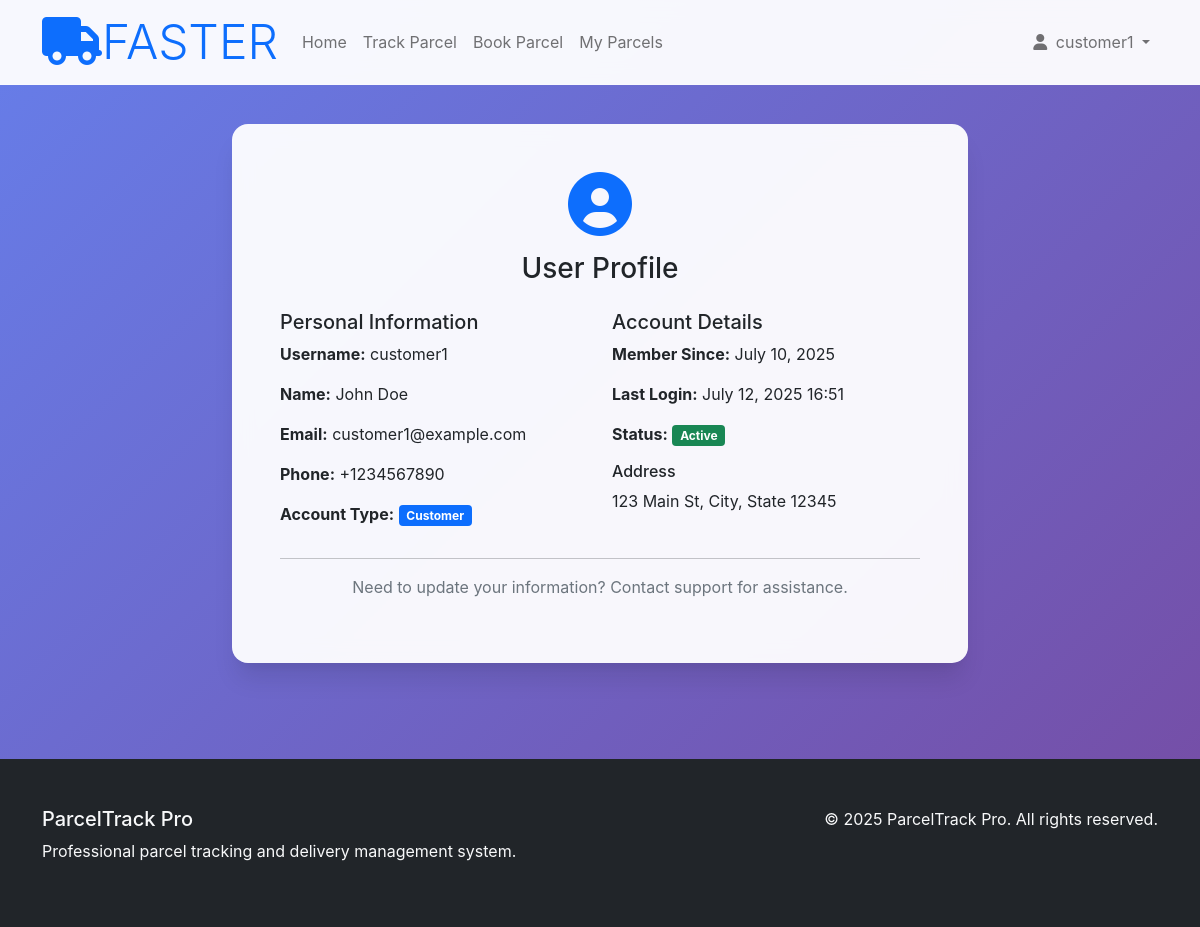
/api/profile/ (signed in), run on the app's committed database.
### tracking/models.py (models this page shows, shortened)
class User(AbstractUser):
    USER_TYPES = (
        ('customer', 'Customer'),
        ('controller', 'Controller'),
        ('driver', 'Driver'),
    )
    user_type = models.CharField(max_length=20, choices=USER_TYPES)
    phone_number = models.CharField(max_length=20, blank=True)
    address = models.TextField(blank=True)

### tracking/views.py (the view)
# urls.py: path('profile/', views.profile_page, name='profile'),
@login_required
def profile_page(request):
    return render(request, 'tracking/profile.html')

### tracking/templates/tracking/profile.html (shortened to what this page needs)
{% extends 'tracking/base.html' %}
{% block content %}
<section class="py-5">
    <div class="container">
        <div class="row justify-content-center">
            <div class="col-md-8">
                <div class="card">
                    <div class="card-body p-5">
                        <div class="text-center mb-4">
                            <i class="fas fa-user-circle fa-4x text-primary mb-3"></i>
                            <h3>User Profile</h3>
                        </div>
                        <div class="row">
                            <div class="col-md-6">
                                <h5>Personal Information</h5>
                                <p><strong>Username:</strong> {{ user.username }}</p>
                                <p><strong>Name:</strong> {{ user.first_name }} {{ user.last_name }}</p>
                                <p><strong>Email:</strong> {{ user.email }}</p>
                                <p><strong>Phone:</strong> {{ user.phone_number|default:"Not provided" }}</p>
                                <p><strong>Account Type:</strong>
                                    <span class="badge bg-primary">{{ user.user_type|title }}</span>
                                </p>
                            </div>
                            <div class="col-md-6">
                                <h5>Account Details</h5>
                                <p><strong>Member Since:</strong> {{ user.date_joined|date:"F d, Y" }}</p>
                                <p><strong>Last Login:</strong> {{ user.last_login|date:"F d, Y H:i"|default:"Never" }}</p>
                                <p><strong>Status:</strong>
                                    <span class="badge bg-success">Active</span>
                                </p>
                                {% if user.address %}
                                <h6 class="mt-3">Address</h6>
                                <p>{{ user.address }}</p>
                                {% endif %}
                            </div>
                        </div>
                        <hr>
                        <div class="text-center">
                            <p class="text-muted">
                                Need to update your information? Contact support for assistance.
                            </p>
                        </div>
                    </div>
                </div>
            </div>
        </div>
    </div>
</section>
{% endblock %}

### tracking/templates/tracking/base.html (shortened to what this page needs)
<!DOCTYPE html>
<html lang="en">
<head>
    <link href="https://cdn.jsdelivr.net/npm/bootstrap@5.1.3/dist/css/bootstrap.min.css" rel="stylesheet">
    <link href="https://cdnjs.cloudflare.com/ajax/libs/font-awesome/6.0.0/css/all.min.css" rel="stylesheet">
    <link rel="stylesheet" href="https://unpkg.com/leaflet/dist/leaflet.css" />
</head>
<body>
    <nav class="navbar navbar-expand-lg navbar-light fixed-top">
        <div class="container">
            <a href="/" class="navbar-brand ml-lg-3">
                <h1 class="m-0 display-5 text-uppercase text-primary"><i class="fa fa-truck mr-2"></i>Faster</h1>
            </a>
            <div class="collapse navbar-collapse" id="navbarNav">
                <ul class="navbar-nav me-auto">
                    <li class="nav-item">
                        <a class="nav-link" href="{% url 'home' %}">Home</a>
                    </li>
                    <li class="nav-item">
                        <a class="nav-link" href="{% url 'track_parcel' %}">Track Parcel</a>
                    </li>
                    {% if user.is_authenticated %}
                        {% if user.user_type == 'customer' %}
                            <li class="nav-item">
                                <a class="nav-link" href="{% url 'book_parcel_page' %}">Book Parcel</a>
                            </li>
                            <li class="nav-item">
                                <a class="nav-link" href="{% url 'my_parcels' %}">My Parcels</a>
                            </li>
                        {% elif user.user_type == 'controller' %}
                            <li class="nav-item">
                                <a class="nav-link" href="{% url 'admin_dashboard' %}">Dashboard</a>
                            </li>
                        {% elif user.user_type == 'driver' %}
                            <li class="nav-item">
                                <a class="nav-link" href="{% url 'driver_dashboard' %}">My Jobs</a>
                            </li>
                        {% endif %}
                    {% endif %}
                </ul>
                <ul class="navbar-nav">
                    {% if user.is_authenticated %}
                        <li class="nav-item dropdown">
                            <a class="nav-link dropdown-toggle" href="#" id="navbarDropdown" role="button" data-bs-toggle="dropdown">
                                <i class="fas fa-user me-1"></i>
                                {{ user.username }}
                            </a>
                        </li>
                    {% endif %}
                </ul>
            </div>
        </div>
    </nav>
    <main style="margin-top: 76px;">
        {% block content %}{% endblock %}
    </main>
    <footer class="bg-dark text-light py-5 mt-5">
        <div class="container">
            <div class="row">
                <div class="col-md-6">
                    <h5>ParcelTrack Pro</h5>
                    <p>Professional parcel tracking and delivery management system.</p>
                </div>
                <div class="col-md-6 text-md-end">
                    <p>&copy; 2025 ParcelTrack Pro. All rights reserved.</p>
                </div>
            </div>
        </div>
    </footer>
    {% load static %}
</body>
</html>

### tracking/templates/tracking/base.html (style rules this page uses)
:root { --primary-color: #2563eb; --secondary-color: #64748b; --success-color: #10b981; --warning-color: #f59e0b; --danger-color: #ef4444; }
body { font-family: 'Inter', -apple-system, BlinkMacSystemFont, sans-serif; background: linear-gradient(135deg, #667eea 0%, #764ba2 100%); min-height: 100vh; }
.navbar { background: rgba(255, 255, 255, 0.95); backdrop-filter: blur(10px); border-bottom: 1px solid rgba(255, 255, 255, 0.2); }
.navbar-brand { font-weight: 700; color: var(--primary-color) !important; }
.card { border: none; border-radius: 16px; box-shadow: 0 20px 25px -5px rgba(0, 0, 0, 0.1), 0 10px 10px -5px rgba(0, 0, 0, 0.04); backdrop-filter: blur(10px); background: rgba(255, 255, 255, 0.95); }

### data on the page
User: username "customer1", first_name "John", last_name "Doe", email "customer1@example.com", phone_number "+1234567890", user_type "Customer", date_joined "July 10, 2025", last_login "July 12, 2025 16:51", address "123 Main St, City, State 12345"
